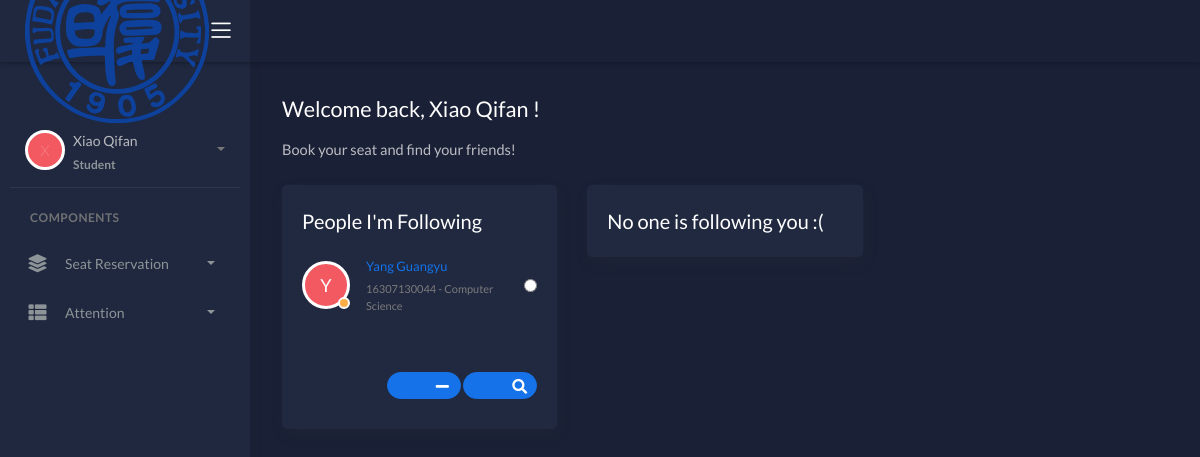
The page /look_friends (signed in) on the database as committed earlier.
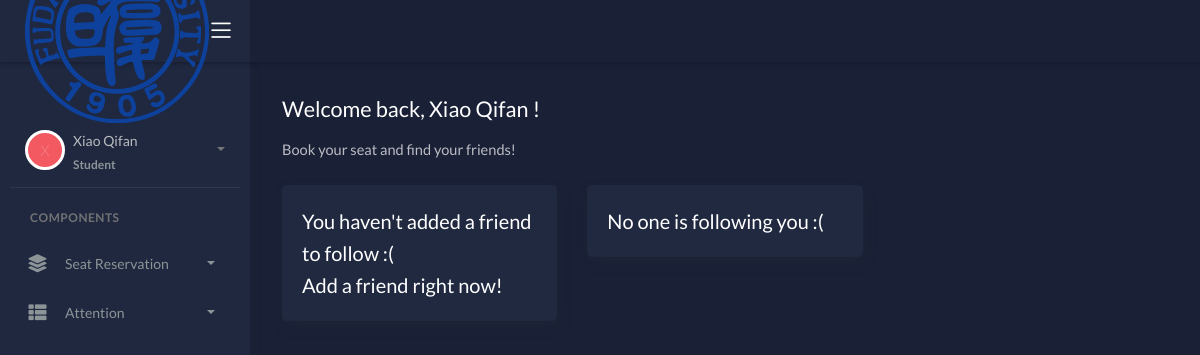
The same page on the database as committed later.
### data/models.py (models this page shows)
class Students(models.Model):
	student_id = models.CharField(primary_key=True, max_length=45)
	name = models.CharField(max_length=45)
	age = models.IntegerField(default=18)
	sex = models.CharField(max_length=1,default='M')
	major = models.CharField(max_length=45)
	password = models.CharField(max_length=128,default='Fudan')
	is_admin = models.BooleanField(default = False)
	close = models.BooleanField(default = False)

### LRPJ/views_1.py (the view)
# urls.py: url(r'^look_friends', views_1.look_friends, name = 'look_friends'),
def look_friends(request):
	request.session.setdefault('login_user', '???')
	context = {'error': False}
	user_id = request.session['login_user']
	user = models.Students.objects.get(pk = user_id)
	if user_id == '???':
		return HttpResponseRedirect('/login')
	if user.is_admin:
		return HttpResponseRedirect('/generate_seat')
	context['user'] = user
	if user.close:
		context['error'] = 'You have turned the attention function off.'
		return render(request, 'look_friends.html', context)
	qid = request.POST.get('select')
	delete = request.POST.get('delete_friend')
	look = request.POST.get('look_friend')
	if delete and qid:
		q = models.Students.objects.get(pk = qid)
		f = models.Friends.objects.get(student0 = user, student1 = q)
		f.delete()
	if look and qid:
		request.session['frd'] = qid
		return HttpResponseRedirect('/look_others')
	stu_list1 = models.Friends.objects.filter(student0 = user)
	if stu_list1:
		stu_list = set()
		for stu in stu_list1:
			if not stu.student1.close:
				stu_list.add(stu.student1)
		context['attention_list'] = stu_list
	stu_list1 = models.Friends.objects.filter(student1 = user)
	if stu_list1:
		stu_list = set()
		for stu in stu_list1:
			if not stu.student0.close:
				stu_list.add(stu.student0)
		context['fan_list'] = stu_list
	return render(request, 'look_friends.html', context)

### templates/look_friends.html (shortened to what the changed rows need)
<!DOCTYPE html>
<html lang="en">
<head>
	<link rel="stylesheet" href="/assets/css/bootstrap.min.css">
	<link rel="stylesheet" href="/assets/css/atlantis.min.css">
</head>
<body data-background-color="dark">
	<div class="wrapper">
		<div class="main-panel">
			<div class="content">
				<div class="page-inner">
					<div class="mt-2 mb-4">
						<h2 class="text-white pb-2">Welcome back, {{ user.name }} !</h2>
					</div>
					<div class="row">
                        <div class="col-md-4">
							<div class="card">
								<div class="card-body">
                                     {% if not attention_list %}
                                         <div class="card-title fw-mediumbold">You haven't added a friend to follow :(</div>
                                         <div class="card-title fw-mediumbold">Add a friend right now!</div>
                                     {% else %}
                                         <div class="card-title fw-mediumbold">People I'm Following</div>
                                         <form action="/look_friends" method="POST">
                                            <div class="card-list">
                                                {% for stu in attention_list %}
								        		<div class="item-list">
                                                    <div class="avatar avatar-away">
                                            	        <span class="avatar-title rounded-circle border border-white bg-danger">{{ stu.name.0 }}</span>
                                                    </div>
											        <div class="info-user ml-3">
												        <div class="username">{{ stu.name }}</div>
												        <div class="status">{{ stu.student_id }} - {{ stu.major }}</div>
											        </div>
                                                    <input type="radio" name="select" value={{ stu.student_id }} >
                                                </div>
                                                {% endfor %}
                                                <div style="text-align: right;">
                                                    <button type="submit" class="btn btn-icon btn-primary btn-round btn-xs mt-5 pl-5 pr-4" name="delete_friend" value="a">
												        <i class="fa fa-minus"></i>
                                                    </button>
													<button type="submit" class="btn btn-icon btn-primary btn-round btn-xs mt-5 pl-5 pr-4" name="look_friend" value="a">
												        <i class="fa fa-search"></i>
                                                    </button>
                                                </div>
                                            </div>
                                         </form>
                                     {% endif %}
								</div>
							</div>
						</div>
					</div>
				</div>
			</div>
		</div>
	</div>
</body>
</html>

Rows that differ between the two databases and show on the page:
no longer on this page (row edited): Students: name.0 "Y", name "Yang Guangyu", student_id "16307130044", major "Computer Science"
Other text that changed with them:
text no longer shown: "People I'm Following"
text now shown: "You haven't added a friend to follow :( Add a friend right now!"
